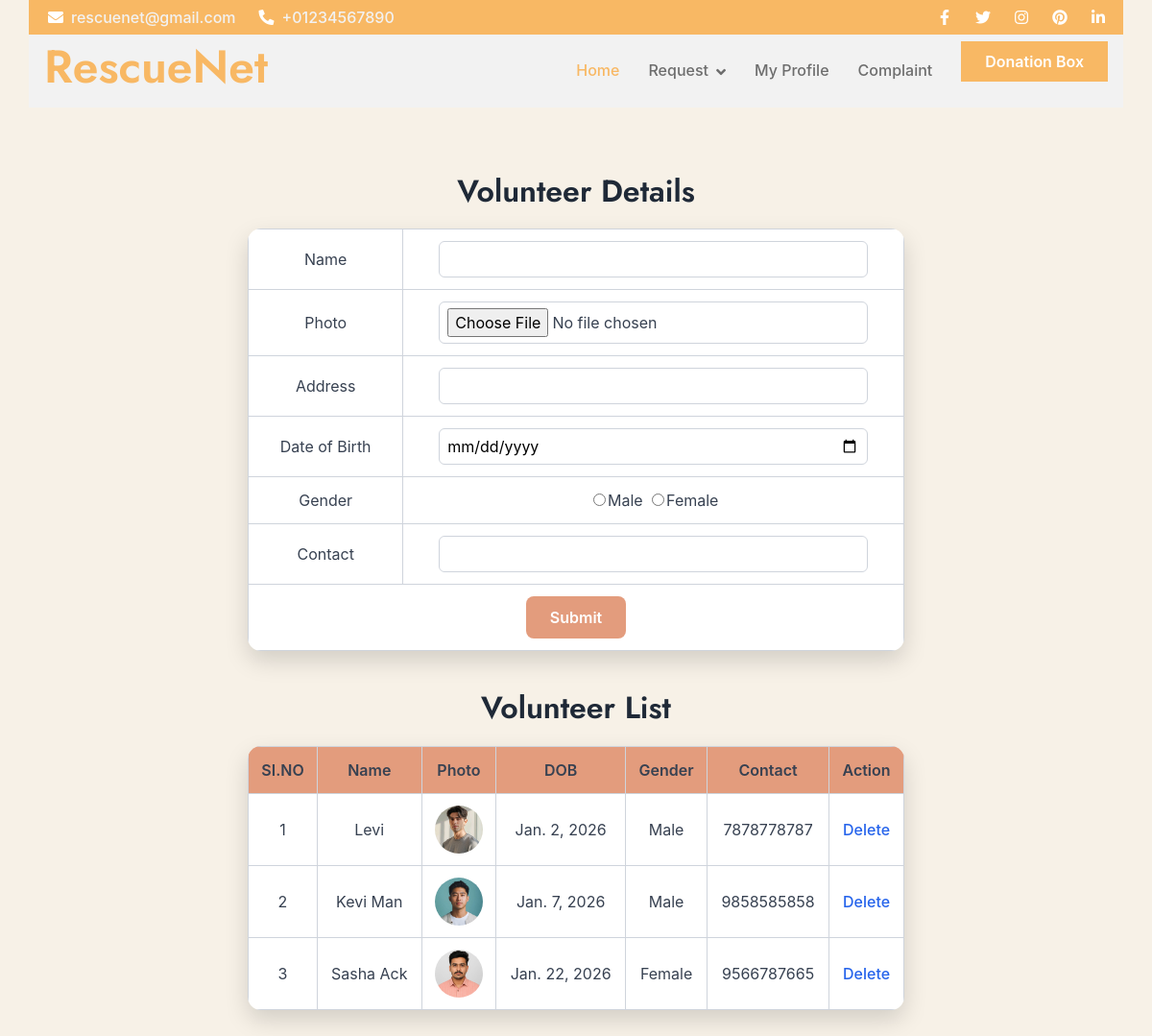
/Volunteer/Team/ (signed in), run on an earlier commit of the app's database.
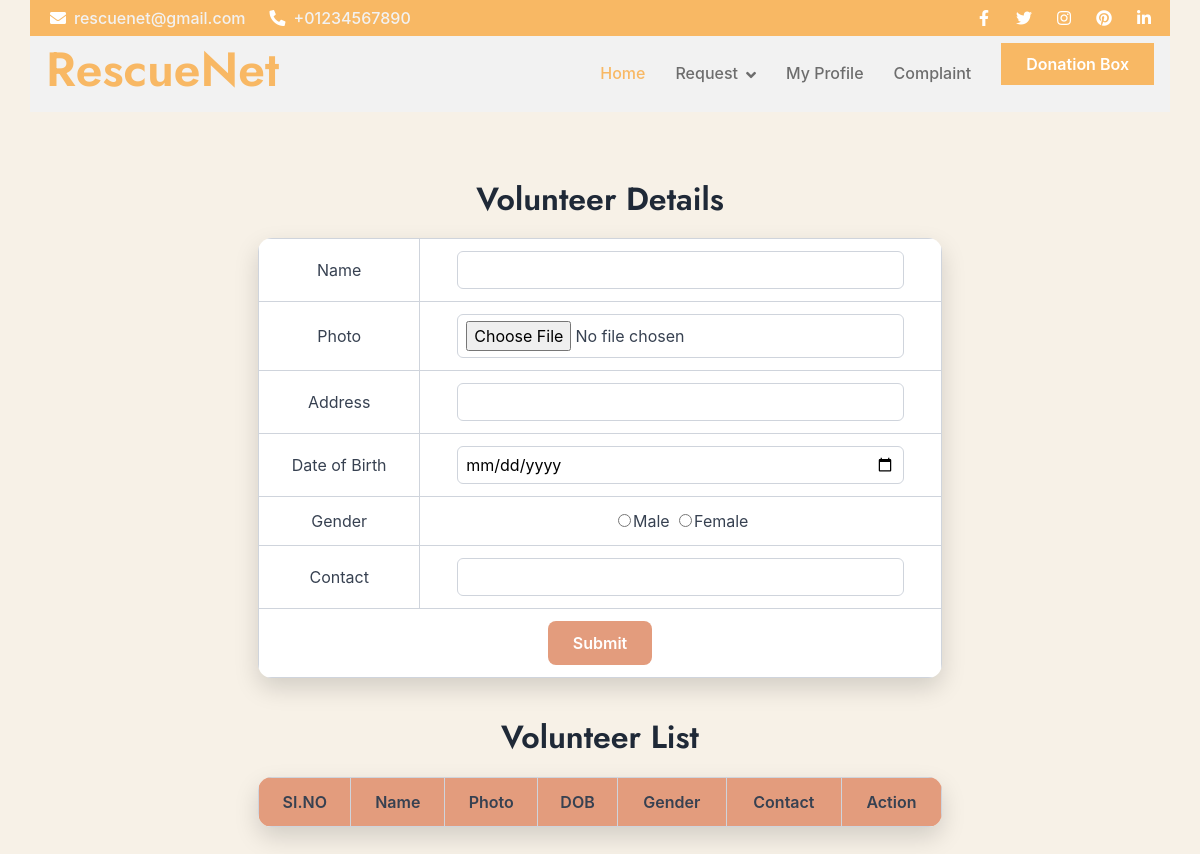
And on a later commit of the database.
### Volunteer/models.py (models this page shows)
class tbl_team(models.Model):
    team_name=models.CharField(max_length=100)
    team_photo=models.FileField(upload_to="Assets/VolunteerDocs/")
    team_address=models.CharField(max_length=100)
    team_gender=models.CharField(max_length=100)
    team_dob=models.DateField()
    team_contact=models.CharField(max_length=100)
    volunteer_id=models.ForeignKey(tbl_volunteer,on_delete=models.CASCADE)

### Volunteer/views.py (the view, shortened to what this page needs)
# urls.py: path("Team/",views.Team,name="Team"),
def Team(request):
    if "vid" not in request.session:
        return redirect("Guest:Login")
    volunteer = tbl_volunteer.objects.get(id=request.session["vid"])
    teamdata = tbl_team.objects.filter(volunteer_id=volunteer)
    return render(request, "Volunteer/Team.html", {'teamdata': teamdata})

### Volunteer/Templates/Volunteer/Team.html (shortened to what this page needs)
{% extends 'Volunteer/Header.html' %}
{% block content %}
<!DOCTYPE html>
<html lang="en">
<head>
</head>
<body>
<h2>Volunteer Details</h2>
<form action="" method="post" enctype="multipart/form-data">
    <table>
        <tr>
            <td>Name</td>
            <td><input type="text" name="txt_name" id="txt_name"></td>
        </tr>
        <tr>
            <td>Photo</td>
            <td><input type="file" name="file_photo" id="file_photo"></td>
        </tr>
        <tr>
            <td>Address</td>
            <td><input type="text" name="txt_address" id="txt_address"></td>
        </tr>
        <tr>
            <td>Date of Birth</td>
            <td><input type="date" name="txt_date" id="txt_date"></td>
        </tr>
        <tr>
            <td>Gender</td>
            <td>
                <input type="radio" name="txt_gender" value="Male">Male
                <input type="radio" name="txt_gender" value="Female">Female
            </td>
        </tr>
        <tr>
            <td>Contact</td>
            <td><input type="text" name="txt_contact" id="txt_contact"></td>
        </tr>
        <tr>
            <td colspan="2" align="center"><input type="submit" value="Submit"></td>
        </tr>
    </table>
</form>
<h2>Volunteer List</h2>
<table>
    <tr>
        <th>SI.NO</th>
        <th>Name</th>
        <th>Photo</th>
        <th>DOB</th>
        <th>Gender</th>
        <th>Contact</th>
        <th>Action</th>
    </tr>
    {% for i in teamdata %}
    <tr>
        <td>{{ forloop.counter }}</td>
        <td>{{ i.team_name }}</td>
        <td>
            {% if i.team_photo %}
                <img src="{{ i.team_photo.url }}" alt="{{ i.team_name }}">
            {% else %}
                -
            {% endif %}
        </td>
        <td>{{ i.team_dob }}</td>
        <td>{{ i.team_gender }}</td>
        <td>{{ i.team_contact }}</td>
        <td><a href="{% url 'Volunteer:delteam' i.id %}">Delete</a></td>
    </tr>
    {% endfor %}
</table>
</body>
</html>
{% endblock %}

What changed in the data, as far as the page shows it:
removed tbl_team: team_name "Levi", team_photo (picture), team_dob "Jan. 2, 2026", team_gender "Male", team_contact "7878778787"
removed tbl_team: team_name "Kevi Man", team_photo (picture), team_dob "Jan. 7, 2026", team_gender "Male", team_contact "9858585858"
removed tbl_team: team_name "Sasha Ack", team_photo (picture), team_dob "Jan. 22, 2026", team_gender "Female", team_contact "9566787665"
